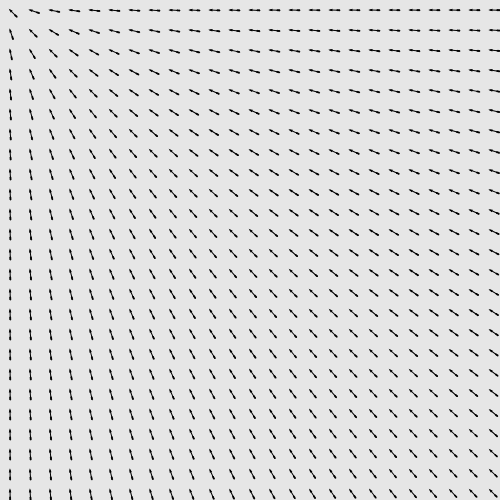
Frame 1 (no input)
Frame 60 (no input): identical to frame 1, image omitted
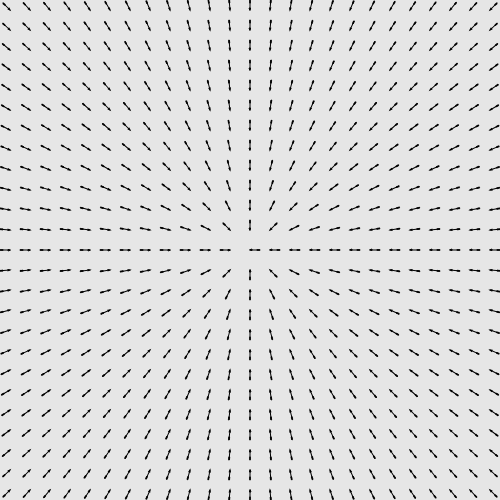
Frame 120 (the mouse pressed at the canvas centre since frame 60)

The p5.js sketch that drew these frames (run headless with seeded random() and noise() and a simulated clock; from frame 60 on, the mouse is pressed at the canvas centre):

// p5.js sketch
// ── sketch.js
var myArrows = [];

function setup () {
  createCanvas(500, 500);

  var numOfArrows = 25;
  for (var y = 0; y < numOfArrows; y++) {
    var gap = height/ numOfArrows;
    var newYPos = gap/2 + y * gap;

    for (var x = 0; x < numOfArrows; x++){
      var xGap = width/numOfArrows;
      var newXPos = xGap/2 + x * xGap;
      var newI = y * numOfArrows + x;
      myArrows[newI] = new Arrow( newXPos, newYPos, gap/2);
    }
  }
}

function draw() {
  background(230);
  fill(0);
  stroke(0);
  for (var i = 0; i < myArrows.length; i++) {
    myArrows[i].draw();
  }
}

// ── arrow.js
function Arrow(ax, ay, size) {
  this.x = ax;
  this.y = ay;
  this.size = size;

  this.draw = function() {
    push();
    translate (this.x, this.y);
    var angle = this.getAngle(this.x, this.y, mouseX, mouseY);
    rotate (angle);
    var size = this.size;
    line (0, 0, size, 0);
    var triangleSize = size * 0.2;
    triangle(0, 0, triangleSize, triangleSize * 0.3, triangleSize, -triangleSize * 0.3);

    var fLocation = size * 0.7;
    var fSize = size * 0.05;

    for (var i = 0; i < 3; i++) {
      line(fLocation, 0, fLocation + fSize, fSize);
      line(fLocation, 0, fLocation + fSize, -fSize);
      fLocation += size * 0.1;
    }
    pop();
  };

  this.getAngle = function(x, y, x2, y2) {
    var diffX = x - x2;
    var diffY = y - y2;
    var angle = Math.atan2(diffY, diffX);
    return angle;
  }
}
